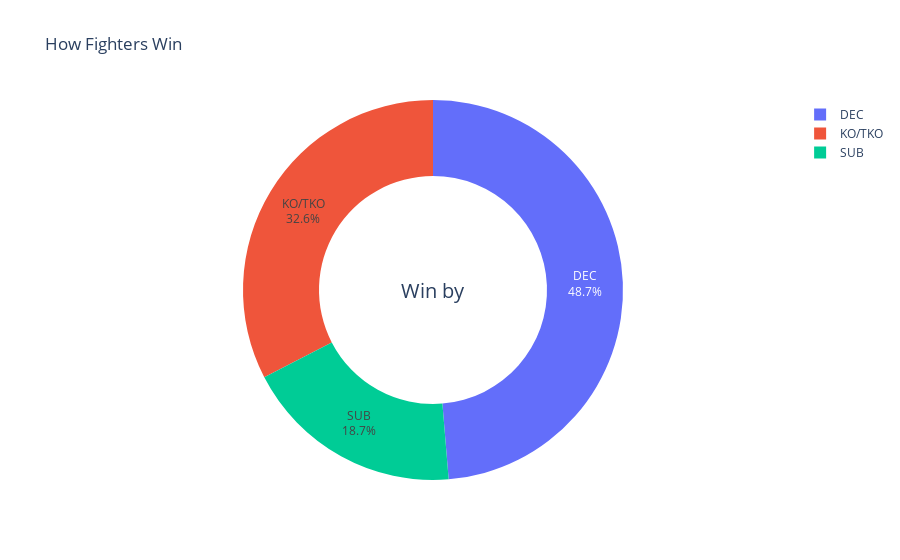

The cell this chart's notebook holds for it:
### Markdown cell above
The taller fighter generally has an advantage and, statistically, wins more often. let’s see the different ways a fighter can win in an MMA match. 

There are three main outcomes:

**1. DEC (Decision):**  
A Decision happens when the fight goes the distance and doesn't end with a knockout. Instead, the judges score the fight based on how well each fighter performed. The winner is the one with the most points according to the judges. There are three possible results in a Decision:
   - **Win:** One fighter is declared the winner because they scored higher.
   - **Draw:** If both fighters are judged equally, the result is a draw.
   - **No Decision (ND):** Sometimes, a fight can’t have a winner, for example, due to an injury or a rule violation. This means no one wins.

**2. SUB (Submission):**  
A submission occurs when one fighter forces the other to give up. This usually happens when a fighter locks their opponent in a painful position, like a joint lock or choke, and the opponent taps out to signal they can't continue. “Tapping out” means the fighter is admitting defeat to avoid injury. This can be done by tapping the opponent, the mat, or sometimes using the foot to tap.

**3. KO/TKO (Knockout/Technical Knockout):**  
A Knockout (KO) happens when a fighter is knocked unconscious by a strike, meaning they are completely unable to continue fighting. The fighter falls from a standing position to the ground, completely knocked out.
   - **Technical Knockout (TKO):** This happens when a fighter is still conscious but is unable to defend themselves because they’re being overwhelmed by strikes or damage. In this case, the referee steps in to stop the fight before the fighter gets seriously hurt. The referee may call it a TKO to protect the fighter from further damage.

In simple terms, a Decision is when the judges decide who won, a Submission is when one fighter gives up, and a Knockout (KO) or Technical Knockout (TKO) is when the fighter can't continue due to physical damage.

### Code cell
temp = df["winby"].value_counts()

fig = go.Figure(data=[go.Pie(
    values=temp.values,
    labels=temp.index,
    hole=0.6,
    textinfo="percent+label",  # You can adjust this if you want more info
    hoverinfo="label+percent",
)])

fig.update_layout(
    title="How Fighters Win",
    annotations=[{
        'font': {'size': 20},
        'showarrow': False,
        'text': 'Win by',
        'x': 0.5,
        'y': 0.5
    }]
)
fig.show()

### Figure 1 — Plotly figure (JSON) as saved in the notebook; plotly's stock layout.template omitted (floating-point values rounded to 4 significant figures)
{"data": [{"hole": 0.6, "hoverinfo": "label+percent", "labels": ["DEC", "KO/TKO", "SUB"], "textinfo": "percent+label", "type": "pie", "values": [1111, 744, 427]}], "layout": {"annotations": [{"font": {"size": 20}, "showarrow": false, "text": "Win by", "x": 0.5, "y": 0.5}], "title": {"text": "How Fighters Win"}}}
